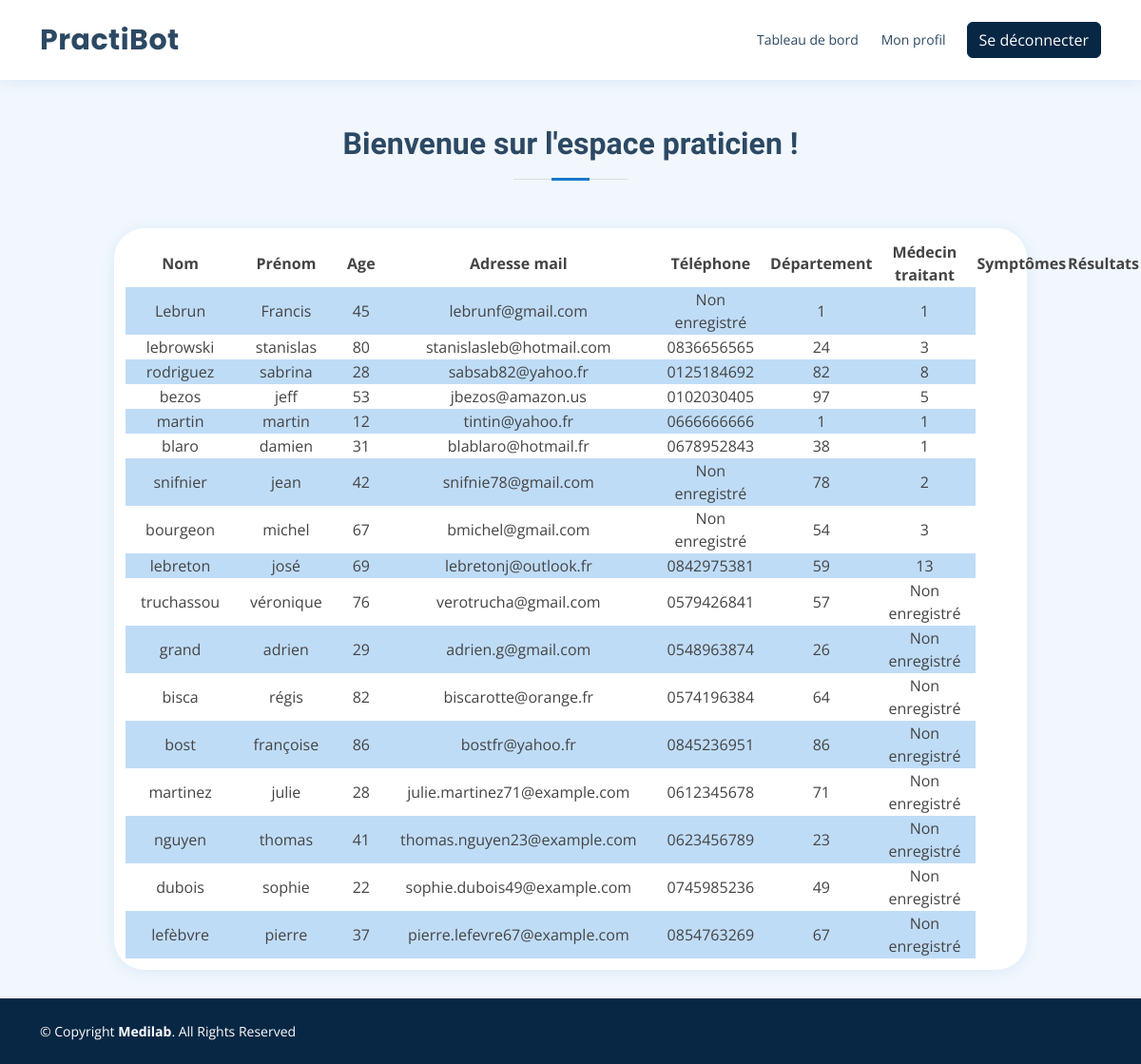
/pages/praticien.php (signed in), run on the app's committed database.
### tables this page shows
CREATE TABLE `patient` (
  `id_patient` int(11) NOT NULL,
  `nom` varchar(50) NOT NULL,
  `prenom` varchar(50) NOT NULL,
  `age` int(3) NOT NULL,
  `mail` varchar(50) NOT NULL,
  `tel` int(10) DEFAULT NULL,
  `departement` int(3) NOT NULL,
  `medecin_traitant` int(4) DEFAULT NULL
);

### components/table.php (the view)
<?php
    include "../components/bdd_connexion.php";
?>
<table class="tabPatient">
    <tr>
        <th>Nom</th>
        <th>Prénom</th>
        <th>Age</th>
        <th>Adresse mail</th>
        <th>Téléphone</th>
        <th>Département</th>
        <th>Médecin traitant</th>
        <th>Symptômes</th>
        <th>Résultats</th>
    </tr>
    <?php
        $stmt = $conn->prepare("SELECT * FROM patient");
        $stmt->execute();
        $i = 0;
        while ($row = $stmt->fetch(PDO::FETCH_ASSOC)) {
            if ($i % 2 == 0) {
                echo "<tr class='bgGrey'>";
                $i = 1;
            }
            else {
                echo "<tr>";
                $i = 0;
            }
            echo "<td>" . $row['nom'] . '</td>';
            echo "<td>" . $row['prenom'] . '</td>';
            echo "<td>" . $row['age'] . '</td>';
            echo "<td>" . $row['mail'] . '</td>';
            if (!empty ($row['tel'])) {
                echo "<td> 0" . $row['tel'] . '</td>';
            }
            else {
                echo "<td>Non enregistré</td>";
            }
            echo "<td>" . $row['departement'] . '</td>';
            if (!empty ($row['medecin_traitant'])) {
                echo "<td>" . $row['medecin_traitant'] . '</td>';
            }
            else {
                echo "<td>Non enregistré</td>";
            }
        }
    ?>
</table>

### assets/css/style.css (style rules this page uses)
body { font-family: "Open Sans", sans-serif; color: #444444; padding-top: 4.3%; }
footer { bottom: 0; width: 100%; position: sticky; }
.section-bg { background-color: #f1f7fd; }
#footer { color: #fff; font-size: 14px; background: #082744; }
.tabPatient { margin: 0 auto; }
td { padding-left: 1rem; padding-right: 1rem; }
.bgGrey { background-color: #bfdcf7; }

### data on the page
patient: nom "Lebrun", prenom "Francis", age "45", mail "lebrunf@gmail.com", shows "Non enregistré", departement "1", medecin_traitant "1"
patient: nom "lebrowski", prenom "stanislas", age "80", mail "stanislasleb@hotmail.com", tel "836656565", departement "24", medecin_traitant "3"
patient: nom "rodriguez", prenom "sabrina", age "28", mail "sabsab82@yahoo.fr", tel "125184692", departement "82", medecin_traitant "8"
patient: nom "bezos", prenom "jeff", age "53", mail "jbezos@amazon.us", tel "102030405", departement "97", medecin_traitant "5"
patient: nom "martin", prenom "martin", age "12", mail "tintin@yahoo.fr", tel "666666666", departement "1", medecin_traitant "1"
patient: nom "blaro", prenom "damien", age "31", mail "blablaro@hotmail.fr", tel "678952843", departement "38", medecin_traitant "1"
patient: nom "snifnier", prenom "jean", age "42", mail "snifnie78@gmail.com", shows "Non enregistré", departement "78", medecin_traitant "2"
patient: nom "bourgeon", prenom "michel", age "67", mail "bmichel@gmail.com", shows "Non enregistré", departement "54", medecin_traitant "3"
patient: nom "lebreton", prenom "josé", age "69", mail "lebretonj@outlook.fr", tel "842975381", departement "59", medecin_traitant "13"
patient: nom "truchassou", prenom "véronique", age "76", mail "verotrucha@gmail.com", tel "579426841", departement "57", medecin_traitant "Non enregistré"
patient: nom "grand", prenom "adrien", age "29", mail "adrien.g@gmail.com", tel "548963874", departement "26", shows "Non enregistré"
patient: nom "bisca", prenom "régis", age "82", mail "biscarotte@orange.fr", tel "574196384", departement "64", shows "Non enregistré"
patient: nom "bost", prenom "françoise", age "86", mail "bostfr@yahoo.fr", tel "845236951", departement "86", shows "Non enregistré"
patient: nom "martinez", prenom "julie", age "28", mail "julie.martinez71@example.com", tel "612345678", departement "71", shows "Non enregistré"
patient: nom "nguyen", prenom "thomas", age "41", mail "thomas.nguyen23@example.com", tel "623456789", departement "23", shows "Non enregistré"
patient: nom "dubois", prenom "sophie", age "22", mail "sophie.dubois49@example.com", tel "745985236", departement "49", shows "Non enregistré"
patient: nom "lefèbvre", prenom "pierre", age "37", mail "pierre.lefevre67@example.com", tel "854763269", departement "67", shows "Non enregistré"
